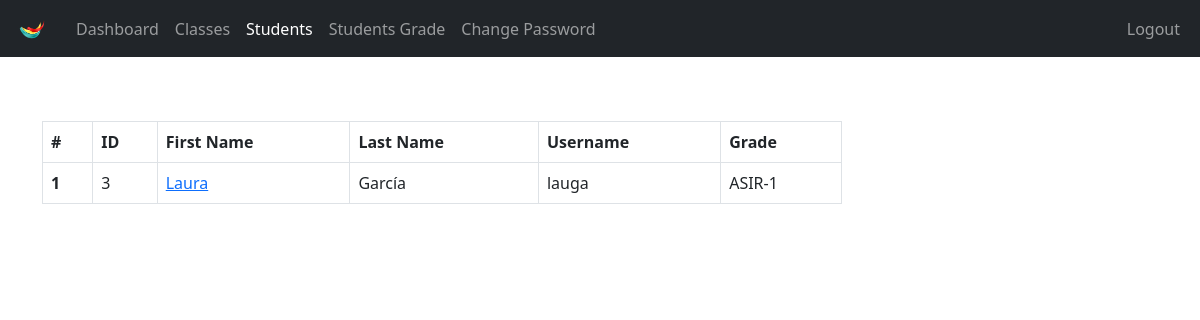
The page /Teacher/students_of_class.php?class_id=3 (signed in) on the database its author committed.
### tables this page shows
CREATE TABLE `students` (
  `student_id` int(11) NOT NULL,
  `username` varchar(127) NOT NULL,
  `password` varchar(255) NOT NULL,
  `fname` varchar(127) NOT NULL,
  `lname` varchar(255) NOT NULL,
  `grade` int(11) NOT NULL,
  `section` int(11) NOT NULL,
  `address` varchar(31) NOT NULL,
  `gender` varchar(7) NOT NULL,
  `email_address` varchar(255) NOT NULL,
  `date_of_birth` date NOT NULL,
  `date_of_joined` timestamp NULL DEFAULT current_timestamp(),
  `parent_fname` varchar(127) NOT NULL,
  `parent_lname` varchar(127) NOT NULL,
  `parent_phone_number` varchar(31) NOT NULL
);

CREATE TABLE `grades` (
  `grade_id` int(11) NOT NULL,
  `grade` varchar(31) NOT NULL,
  `grade_code` varchar(7) NOT NULL
);

### Teacher/data/student.php (called while the page is built, shortened)
<?php
function getAllStudents($conn)
{
    $sql = "SELECT * FROM students";
    $stmt = $conn->prepare($sql);
    $stmt->execute();
    if ($stmt->rowCount() >= 1) {
        $students = $stmt->fetchAll();
        return $students;
    } else {
        return 0;
    }
}

### Teacher/data/class.php (called while the page is built, shortened)
<?php
function getClassById($class_id, $conn)
{
    $sql = "SELECT * FROM class
           WHERE class_id=?";
    $stmt = $conn->prepare($sql);
    $stmt->execute([$class_id]);
    if ($stmt->rowCount() == 1) {
        $class = $stmt->fetch();
        return $class;
    } else {
        return 0;
    }
}

### Teacher/data/grade.php (called while the page is built, shortened)
<?php
function getGradeById($grade_id, $conn)
{
    $sql = "SELECT * FROM grades
           WHERE grade_id=?";
    $stmt = $conn->prepare($sql);
    $stmt->execute([$grade_id]);
    if ($stmt->rowCount() == 1) {
        $grade = $stmt->fetch();
        return $grade;
    } else {
        return 0;
    }
}

### Teacher/data/section.php (called while the page is built, shortened)
<?php
function getSectioById($section_id, $conn)
{
    $sql = "SELECT * FROM section
           WHERE section_id=?";
    $stmt = $conn->prepare($sql);
    $stmt->execute([$section_id]);
    if ($stmt->rowCount() == 1) {
        $section = $stmt->fetch();
        return $section;
    } else {
        return 0;
    }
}

### Teacher/students_of_class.php (the view, shortened to what this page needs)
<?php
if (
    isset($_SESSION['teacher_id']) &&
    isset($_SESSION['role'])
) {
    if ($_SESSION['role'] == 'Teacher') {
        include "../DB_connection.php";
        include "data/student.php";
        include "data/grade.php";
        include "data/class.php";
        include "data/section.php";
        $class_id = $_GET['class_id'];
        $students = getAllStudents($conn);
        $class = getClassById($class_id, $conn);
?>
        <!DOCTYPE html>
        <html lang="en">
        <head>
            <link rel="stylesheet" href="https://cdn.jsdelivr.net/npm/bootstrap@5.2.0/dist/css/bootstrap.min.css">
            <link rel="stylesheet" href="../css/style.css">
            <link rel="stylesheet" href="https://cdnjs.cloudflare.com/ajax/libs/font-awesome/4.7.0/css/font-awesome.min.css">
        </head>
        <body>
            <?php
            include "inc/navbar.php";
            if ($students != 0) {
            ?>
                <?php $i = 0;
                foreach ($students as $student) {
                    $g = getGradeById($class['grade'], $conn);
                    $s = getSectioById($class['section'], $conn);
                    if ($g['grade_id'] == $student['grade'] && $s['section_id'] == $student['section']) {
                        $i++;
                        if ($i == 1) {
                ?>
                            <div class="container mt-5">
                                <div class="table-responsive">
                                    <table class="table table-bordered mt-3 n-table">
                                        <thead>
                                            <tr>
                                                <th scope="col">#</th>
                                                <th scope="col">ID</th>
                                                <th scope="col">First Name</th>
                                                <th scope="col">Last Name</th>
                                                <th scope="col">Username</th>
                                                <th scope="col">Grade</th>
                                            </tr>
                                        </thead>
                                        <tbody>
                                        <?php } ?>
                                        <tr>
                                            <th scope="row"><?= $i ?></th>
                                            <td><?= $student['student_id'] ?></td>
                                            <td>
                                                <a href="student-grade.php?student_id=<?= $student['student_id'] ?>">
                                                    <?= $student['fname'] ?>
                                                </a>
                                            </td>
                                            <td><?= $student['lname'] ?></td>
                                            <td><?= $student['username'] ?></td>
                                            <td>
                                                <?php
                                                $grade = $student['grade'];
                                                $g_temp = getGradeById($grade, $conn);
                                                if ($g_temp != 0) {
                                                    echo $g_temp['grade_code'] . '-' .
                                                        $g_temp['grade'];
                                                }
                                                ?>
                                            </td>
                                        </tr>
                                <?php }
                        } ?>
                                        </tbody>
                                    </table>
                                </div>
                            <?php } else { ?>
                                <div class="alert alert-info .w-450 m-5" role="alert">
                                    Empty!
                                </div>
                            <?php } ?>
                            </div>
        </body>
        </html>
<?php
    } else {
        header("Location: ../login.php");
        exit;
    }
} else {
    header("Location: ../login.php");
    exit;
}
?>

### css/style.css (style rules this page uses)
.n-table { max-width: 800px; }

### rows shown on the page
students: student_id "3", fname "Laura", lname "García", username "lauga", grades.grade_code "ASIR", grades.grade "1"
